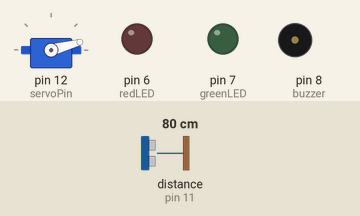
This sketch was run on a simulated Arduino Uno, built with avr-gcc and run on an emulated ATmega328P. Shown: servo, output pins drawn as LEDs (lit = HIGH), buzzer (waves = sounding, pin HIGH). Wiring (inferred from the names in the program): ultrasonic range finder: trigger pin 10; echo pin 11. The test bench sets the inputs (shaded band); at power-on: distance to the obstacle (sensor on pin 11) 80 cm. The echo pulse lasts 58.3 µs per cm; pins used as bus, display or sensor lines are not drawn; what the sketch prints to the serial monitor is not drawn.

Above: at 0.01 s.
1.3 s: distance to the obstacle (sensor on pin 11) set to 2 cm
At 2.4 s:
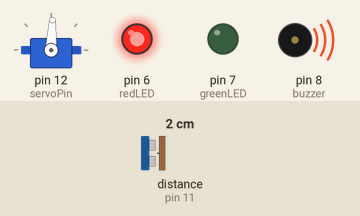
4.3 s: distance to the obstacle (sensor on pin 11) set to 18 cm
7.3 s: distance to the obstacle (sensor on pin 11) set to 23 cm
At 8.0 s:
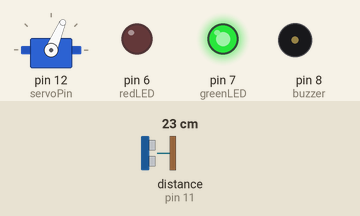
10.3 s: distance to the obstacle (sensor on pin 11) set to 4 cm
At 11.1 s:
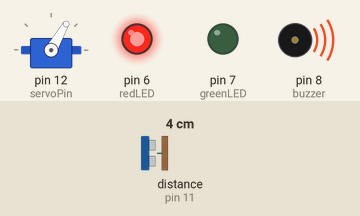
13.3 s: distance to the obstacle (sensor on pin 11) set to 35 cm
At 14.44 s:
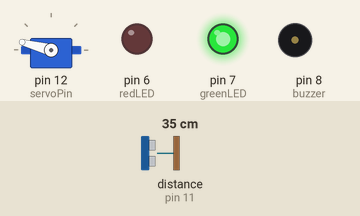
16.3 s: distance to the obstacle (sensor on pin 11) set to 9 cm
At 17.0 s:
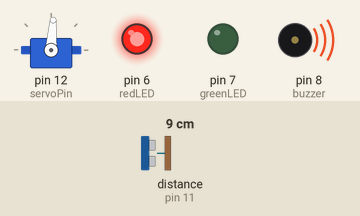
Timing chart, 0 to 20.3 s (numbered marks = the images above; inputs shaded):
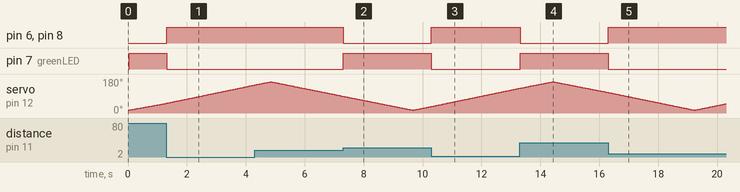

The sketch:

sketch_feb11a.ino
```cpp
#include <Servo.h>

// Pin definitions
const int trigPin = 10;
const int echoPin = 11;
const int servoPin = 12;
const int redLED = 6;
const int greenLED = 7;
const int buzzer = 8;

// Variables
long duration;
int distance;
Servo myServo;

void setup() {
  // Ultrasonic sensor pins
  pinMode(trigPin, OUTPUT);
  pinMode(echoPin, INPUT);

  // LED and Buzzer pins
  pinMode(redLED, OUTPUT);
  pinMode(greenLED, OUTPUT);
  pinMode(buzzer, OUTPUT);

  // Serial communication
  Serial.begin(9600);

  // Attach servo
  myServo.attach(servoPin);
}

void loop() {
  // Rotate servo from 15 to 165 degrees
  for(int i=15; i<=165; i++) {
    myServo.write(i);
    delay(30);
    distance = calculateDistance();

    // Send data to Processing
    Serial.print(i);
    Serial.print(",");
    Serial.print(distance);
    Serial.print(".");

    // Control LEDs and Buzzer
    indicator(distance);
  }

  // Rotate servo from 165 to 15 degrees
  for(int i=165; i>15; i--) {
    myServo.write(i);
    delay(30);
    distance = calculateDistance();

    // Send data to Processing
    Serial.print(i);
    Serial.print(",");
    Serial.print(distance);
    Serial.print(".");

    // Control LEDs and Buzzer
    indicator(distance);
  }
}

// Function to calculate distance
int calculateDistance() {
  digitalWrite(trigPin, LOW);
  delayMicroseconds(2);
  digitalWrite(trigPin, HIGH);
  delayMicroseconds(10);
  digitalWrite(trigPin, LOW);

  duration = pulseIn(echoPin, HIGH);
  distance = duration * 0.034 / 2;

  return distance;
}

// Function to control LED and Buzzer based on distance
void indicator(int dist) {
  if (dist < 20) {
    // Object is close (less than 20cm)
    digitalWrite(redLED, HIGH);
    digitalWrite(greenLED, LOW);
    digitalWrite(buzzer, HIGH);
  } else {
    // Object is far (more than 20cm)
    digitalWrite(redLED, LOW);
    digitalWrite(greenLED, HIGH);
    digitalWrite(buzzer, LOW);
  }
}
```

Measured:
- the behaviour switches between 20 and 21 cm on distance to the obstacle (sensor on pin 11) (found by bisection; images 1 and 2)
- after the input at 1.3 s, pin 6 (redLED), pin 8 (buzzer): LOW → HIGH at once; pin 7 (greenLED): HIGH → LOW at once
- after the input at 7.3 s, pin 6 (redLED), pin 8 (buzzer): HIGH → LOW at once; pin 7 (greenLED): LOW → HIGH at once
- after the input at 10.3 s, pin 6 (redLED), pin 8 (buzzer): LOW → HIGH at once; pin 7 (greenLED): HIGH → LOW at once
- after the input at 13.3 s, pin 6 (redLED), pin 8 (buzzer): HIGH → LOW at once; pin 7 (greenLED): LOW → HIGH at once
- after the input at 16.3 s, pin 6 (redLED), pin 8 (buzzer): LOW → HIGH at once; pin 7 (greenLED): HIGH → LOW at once
